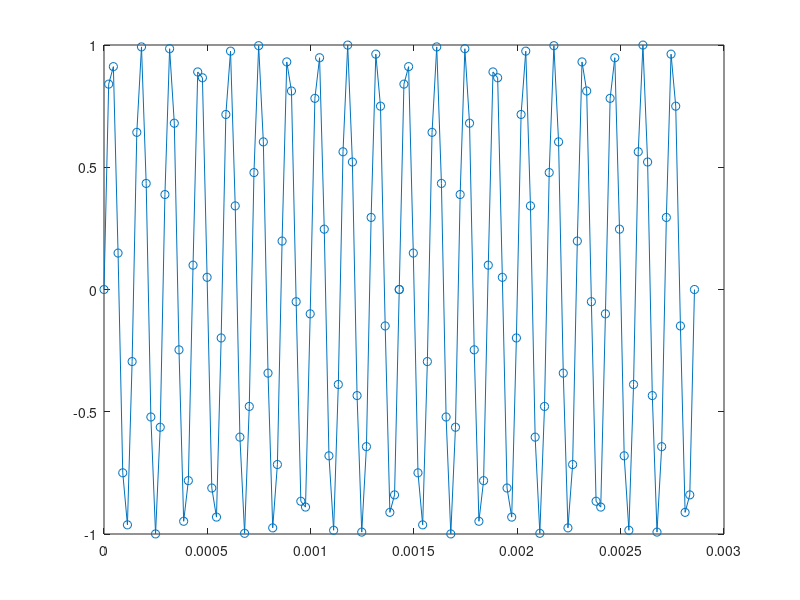

Write MATLAB code to recreate this figure. (Note: this script raises an error after producing the figure.)
number_of_periods = 10

%actual code to use in final to make array of 7 kHz sine values
t = 0:1/44100:number_of_periods/7000;
y = sin(2*pi*7000*t);
% yes it's just 2 lines

%adding 2 arrays 1 after each other to test if it matches actual sine
samples = [y y]
time = [t (10/7000)+t]
plot(time,samples,'-o')
hold on

%actual sine
syms t
y = sin(2*pi*7000*t)
fplot(y)
xlim([0 2*number_of_periods/7000])
